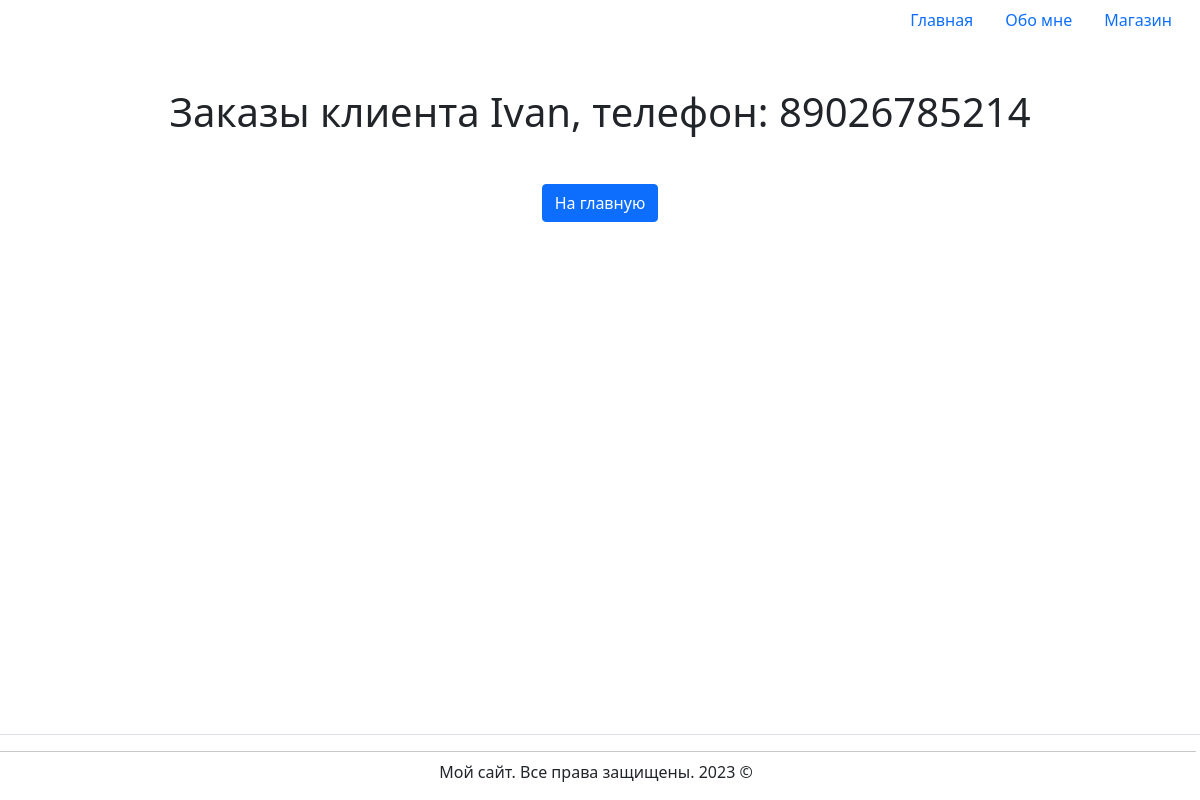
The page /shop/customer_orders/1/ on the database as committed earlier.
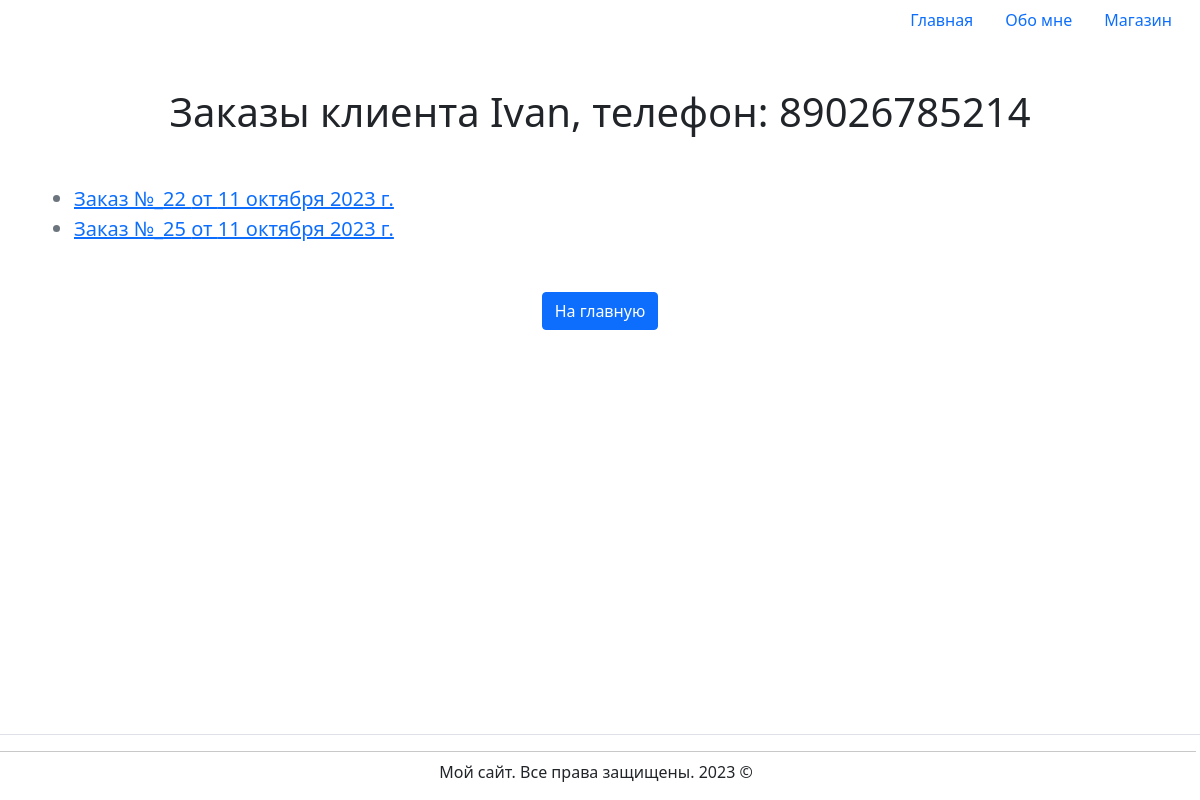
The same page on the database as committed later.
### hw2_app/models.py (models this page shows, shortened)
class Customer(models.Model):
    name = models.CharField(max_length=50, verbose_name='Имя')
    email = models.EmailField(verbose_name='Электронная почта')
    phone = models.CharField(max_length=20, verbose_name='Телефон')
    address = models.CharField(max_length=100, default='Unknown', verbose_name='Адрес')
    reg_date = models.DateField(auto_now_add=True, verbose_name='Дата регистрации')
    class Meta:
        verbose_name = 'Клиент'
        verbose_name_plural = 'Клиенты'

class Order(models.Model):
    customer = models.ForeignKey(Customer, on_delete=models.CASCADE, related_name='orders', verbose_name='Клиент')
    products = models.ManyToManyField(Product, verbose_name='Товары')
    total_price = models.DecimalField(max_digits=8, decimal_places=2, verbose_name='Общая стоимость')
    order_date = models.DateField(auto_now_add=True, verbose_name='Дата оформления')
    class Meta:
        verbose_name = 'Заказ'
        verbose_name_plural = 'Заказы'

### hw2_app/views.py (the view)
# urls.py: path('customer_orders/<int:customer_id>/', views.CustomerOrdersView.as_view(), name='customer_orders'),
class CustomerOrdersView(TemplateView):
    template_name = 'hw2_app/customer_orders.html'
    def get_context_data(self, **kwargs):
        context = super().get_context_data(**kwargs)
        customer_id = self.kwargs.get('customer_id')
        context['title'] = 'Заказы клиента'
        customer = get_object_or_404(Customer, pk=customer_id)
        context['customer'] = customer
        orders = Order.objects.filter(customer=self.kwargs.get('customer_id')).all()
        context['orders'] = orders
        return context

### hw2_app/templates/hw2_app/customer_orders.html (shortened to what this page needs)
{% extends 'base.html' %}
{% block content %}
<div class="container text-center my-5">
    <h1 class="fw-light text-left">Заказы клиента {{ customer.name }}, телефон: {{ customer.phone }}</h1>
</div>
<div class="container text-left my-5">
    <ul>
        {% for order in orders %}
        <li class="lead text-muted" > <a href="{% url 'order' order.pk %}"> Заказ №_{{ order.pk }} от {{ order.order_date }} </a> </li>
        {% endfor %}
    </ul>
</div>
<div class="container text-center my-5">
    <a href="{% url 'shop' %}" class="btn btn-primary">На главную</a>
</div>
{% endblock %}

### templates/base.html (shortened to what this page needs)
<!DOCTYPE html>
<html lang="ru">
<head>
    <link href="https://cdn.jsdelivr.net/npm/bootstrap@5.0.2/dist/css/bootstrap.min.css"
              rel="stylesheet"
    />
</head>
    <body>
        <div class="container-fluid">
            <ul class="nav nav-pills justify-content-end align-items-end">
                <li class="nav-item"><a href="{% url 'main' %}" class="nav-link">Главная</a></li>
                <li class="nav-item"><a href="{% url 'about' %}" class="nav-link">Обо мне</a></li>
                <li class="nav-item"><a href="{% url 'shop' %}" class="nav-link">Магазин</a></li>
            </ul>
            {% block content %}{% endblock %}
    <div class="row fixed-bottom text-center modal-footer">
        <hr>
        <p>Мой сайт. Все права защищены. 2023 &copy;</p>
    </div>
    </div>
    </body>
</html>

Rows that differ between the two databases and show on the page:
added Order: pk "22", order_date "11 октября 2023 г."
added Order: pk "25", order_date "11 октября 2023 г."
